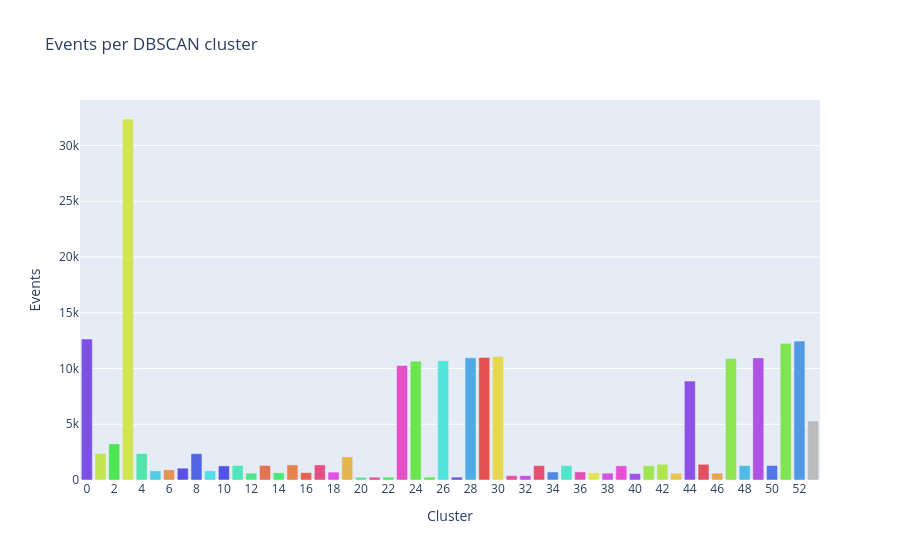

Notebook source saved alongside this figure:
### Code cell
freqs_plot = kairo.plot_dbscan_frequencies(state_freqs, color_mapping)
freqs_plot.show()

### Figure 1 — Plotly figure (JSON) as saved in the notebook; plotly's stock layout.template omitted (floating-point values rounded to 4 significant figures)
{"data": [{"hovertemplate": "color=0<br>Cluster=%{x}<br>Events=%{y}<extra></extra>", "legendgroup": "0", "marker": {"color": "#7d50e5", "pattern": {"shape": ""}}, "name": "0", "orientation": "v", "showlegend": true, "textposition": "auto", "type": "bar", "x": ["0"], "xaxis": "x", "y": [12638], "yaxis": "y"}, {"hovertemplate": "color=1<br>Cluster=%{x}<br>Events=%{y}<extra></extra>", "legendgroup": "1", "marker": {"color": "#c0e550", "pattern": {"shape": ""}}, "name": "1", "orientation": "v", "showlegend": true, "textposition": "auto", "type": "bar", "x": ["1"], "xaxis": "x", "y": [2379], "yaxis": "y"}, {"hovertemplate": "color=2<br>Cluster=%{x}<br>Events=%{y}<extra></extra>", "legendgroup": "2", "marker": {"color": "#50e555", "pattern": {"shape": ""}}, "name": "2", "orientation": "v", "showlegend": true, "textposition": "auto", "type": "bar", "x": ["2"], "xaxis": "x", "y": [3235], "yaxis": "y"}, {"hovertemplate": "color=3<br>Cluster=%{x}<br>Events=%{y}<extra></extra>", "legendgroup": "3", "marker": {"color": "#d1e550", "pattern": {"shape": ""}}, "name": "3", "orientation": "v", "showlegend": true, "textposition": "auto", "type": "bar", "x": ["3"], "xaxis": "x", "y": [32377], "yaxis": "y"}, {"hovertemplate": "color=4<br>Cluster=%{x}<br>Events=%{y}<extra></extra>", "legendgroup": "4", "marker": {"color": "#50e5aa", "pattern": {"shape": ""}}, "name": "4", "orientation": "v", "showlegend": true, "textposition": "auto", "type": "bar", "x": ["4"], "xaxis": "x", "y": [2376], "yaxis": "y"}, {"hovertemplate": "color=5<br>Cluster=%{x}<br>Events=%{y}<extra></extra>", "legendgroup": "5", "marker": {"color": "#50cce5", "pattern": {"shape": ""}}, "name": "5", "orientation": "v", "showlegend": true, "textposition": "auto", "type": "bar", "x": ["5"], "xaxis": "x", "y": [824], "yaxis": "y"}, {"hovertemplate": "color=6<br>Cluster=%{x}<br>Events=%{y}<extra></extra>", "legendgroup": "6", "marker": {"color": "#e59350", "pattern": {"shape": ""}}, "name": "6", "orientation": "v", "showlegend": true, "textposition": "auto", "type": "bar", "x": ["6"], "xaxis": "x", "y": [912], "yaxis": "y"}, {"hovertemplate": "color=7<br>Cluster=%{x}<br>Events=%{y}<extra></extra>", "legendgroup": "7", "marker": {"color": "#5b50e5", "pattern": {"shape": ""}}, "name": "7", "orientation": "v", "showlegend": true, "textposition": "auto", "type": "bar", "x": ["7"], "xaxis": "x", "y": [1066], "yaxis": "y"}, {"hovertemplate": "color=8<br>Cluster=%{x}<br>Events=%{y}<extra></extra>", "legendgroup": "8", "marker": {"color": "#5066e5", "pattern": {"shape": ""}}, "name": "8", "orientation": "v", "showlegend": true, "textposition": "auto", "type": "bar", "x": ["8"], "xaxis": "x", "y": [2360], "yaxis": "y"}, {"hovertemplate": "color=9<br>Cluster=%{x}<br>Events=%{y}<extra></extra>", "legendgroup": "9", "marker": {"color": "#50dde5", "pattern": {"shape": ""}}, "name": "9", "orientation": "v", "showlegend": true, "textposition": "auto", "type": "bar", "x": ["9"], "xaxis": "x", "y": [820], "yaxis": "y"}, {"hovertemplate": "color=10<br>Cluster=%{x}<br>Events=%{y}<extra></extra>", "legendgroup": "10", "marker": {"color": "#5055e5", "pattern": {"shape": ""}}, "name": "10", "orientation": "v", "showlegend": true, "textposition": "auto", "type": "bar", "x": ["10"], "xaxis": "x", "y": [1264], "yaxis": "y"}, {"hovertemplate": "color=11<br>Cluster=%{x}<br>Events=%{y}<extra></extra>", "legendgroup": "11", "marker": {"color": "#50e5bb", "pattern": {"shape": ""}}, "name": "11", "orientation": "v", "showlegend": true, "textposition": "auto", "type": "bar", "x": ["11"], "xaxis": "x", "y": [1303], "yaxis": "y"}, {"hovertemplate": "color=12<br>Cluster=%{x}<br>Events=%{y}<extra></extra>", "legendgroup": "12", "marker": {"color": "#50e588", "pattern": {"shape": ""}}, "name": "12", "orientation": "v", "showlegend": true, "textposition": "auto", "type": "bar", "x": ["12"], "xaxis": "x", "y": [614], "yaxis": "y"}, {"hovertemplate": "color=13<br>Cluster=%{x}<br>Events=%{y}<extra></extra>", "legendgroup": "13", "marker": {"color": "#e57250", "pattern": {"shape": ""}}, "name": "13", "orientation": "v", "showlegend": true, "textposition": "auto", "type": "bar", "x": ["13"], "xaxis": "x", "y": [1304], "yaxis": "y"}, {"hovertemplate": "color=14<br>Cluster=%{x}<br>Events=%{y}<extra></extra>", "legendgroup": "14", "marker": {"color": "#50e577", "pattern": {"shape": ""}}, "name": "14", "orientation": "v", "showlegend": true, "textposition": "auto", "type": "bar", "x": ["14"], "xaxis": "x", "y": [652], "yaxis": "y"}, {"hovertemplate": "color=15<br>Cluster=%{x}<br>Events=%{y}<extra></extra>", "legendgroup": "15", "marker": {"color": "#e58250", "pattern": {"shape": ""}}, "name": "15", "orientation": "v", "showlegend": true, "textposition": "auto", "type": "bar", "x": ["15"], "xaxis": "x", "y": [1350], "yaxis": "y"}, {"hovertemplate": "color=16<br>Cluster=%{x}<br>Events=%{y}<extra></extra>", "legendgroup": "16", "marker": {"color": "#e56150", "pattern": {"shape": ""}}, "name": "16", "orientation": "v", "showlegend": true, "textposition": "auto", "type": "bar", "x": ["16"], "xaxis": "x", "y": [660], "yaxis": "y"}, {"hovertemplate": "color=17<br>Cluster=%{x}<br>Events=%{y}<extra></extra>", "legendgroup": "17", "marker": {"color": "#e55082", "pattern": {"shape": ""}}, "name": "17", "orientation": "v", "showlegend": true, "textposition": "auto", "type": "bar", "x": ["17"], "xaxis": "x", "y": [1353], "yaxis": "y"}, {"hovertemplate": "color=18<br>Cluster=%{x}<br>Events=%{y}<extra></extra>", "legendgroup": "18", "marker": {"color": "#e250e5", "pattern": {"shape": ""}}, "name": "18", "orientation": "v", "showlegend": true, "textposition": "auto", "type": "bar", "x": ["18"], "xaxis": "x", "y": [710], "yaxis": "y"}, {"hovertemplate": "color=19<br>Cluster=%{x}<br>Events=%{y}<extra></extra>", "legendgroup": "19", "marker": {"color": "#e5b550", "pattern": {"shape": ""}}, "name": "19", "orientation": "v", "showlegend": true, "textposition": "auto", "type": "bar", "x": ["19"], "xaxis": "x", "y": [2074], "yaxis": "y"}, {"hovertemplate": "color=20<br>Cluster=%{x}<br>Events=%{y}<extra></extra>", "legendgroup": "20", "marker": {"color": "#50e599", "pattern": {"shape": ""}}, "name": "20", "orientation": "v", "showlegend": true, "textposition": "auto", "type": "bar", "x": ["20"], "xaxis": "x", "y": [242], "yaxis": "y"}, {"hovertemplate": "color=21<br>Cluster=%{x}<br>Events=%{y}<extra></extra>", "legendgroup": "21", "marker": {"color": "#e55093", "pattern": {"shape": ""}}, "name": "21", "orientation": "v", "showlegend": true, "textposition": "auto", "type": "bar", "x": ["21"], "xaxis": "x", "y": [250], "yaxis": "y"}, {"hovertemplate": "color=22<br>Cluster=%{x}<br>Events=%{y}<extra></extra>", "legendgroup": "22", "marker": {"color": "#50e566", "pattern": {"shape": ""}}, "name": "22", "orientation": "v", "showlegend": true, "textposition": "auto", "type": "bar", "x": ["22"], "xaxis": "x", "y": [253], "yaxis": "y"}, {"hovertemplate": "color=23<br>Cluster=%{x}<br>Events=%{y}<extra></extra>", "legendgroup": "23", "marker": {"color": "#e550c6", "pattern": {"shape": ""}}, "name": "23", "orientation": "v", "showlegend": true, "textposition": "auto", "type": "bar", "x": ["23"], "xaxis": "x", "y": [10269], "yaxis": "y"}, {"hovertemplate": "color=24<br>Cluster=%{x}<br>Events=%{y}<extra></extra>", "legendgroup": "24", "marker": {"color": "#6ce550", "pattern": {"shape": ""}}, "name": "24", "orientation": "v", "showlegend": true, "textposition": "auto", "type": "bar", "x": ["24"], "xaxis": "x", "y": [10657], "yaxis": "y"}, {"hovertemplate": "color=25<br>Cluster=%{x}<br>Events=%{y}<extra></extra>", "legendgroup": "25", "marker": {"color": "#5be550", "pattern": {"shape": ""}}, "name": "25", "orientation": "v", "showlegend": true, "textposition": "auto", "type": "bar", "x": ["25"], "xaxis": "x", "y": [254], "yaxis": "y"}, {"hovertemplate": "color=26<br>Cluster=%{x}<br>Events=%{y}<extra></extra>", "legendgroup": "26", "marker": {"color": "#50e5dd", "pattern": {"shape": ""}}, "name": "26", "orientation": "v", "showlegend": true, "textposition": "auto", "type": "bar", "x": ["26"], "xaxis": "x", "y": [10686], "yaxis": "y"}, {"hovertemplate": "color=27<br>Cluster=%{x}<br>Events=%{y}<extra></extra>", "legendgroup": "27", "marker": {"color": "#6c50e5", "pattern": {"shape": ""}}, "name": "27", "orientation": "v", "showlegend": true, "textposition": "auto", "type": "bar", "x": ["27"], "xaxis": "x", "y": [256], "yaxis": "y"}, {"hovertemplate": "color=28<br>Cluster=%{x}<br>Events=%{y}<extra></extra>", "legendgroup": "28", "marker": {"color": "#50aae5", "pattern": {"shape": ""}}, "name": "28", "orientation": "v", "showlegend": true, "textposition": "auto", "type": "bar", "x": ["28"], "xaxis": "x", "y": [10955], "yaxis": "y"}, {"hovertemplate": "color=29<br>Cluster=%{x}<br>Events=%{y}<extra></extra>", "legendgroup": "29", "marker": {"color": "#e55050", "pattern": {"shape": ""}}, "name": "29", "orientation": "v", "showlegend": true, "textposition": "auto", "type": "bar", "x": ["29"], "xaxis": "x", "y": [10993], "yaxis": "y"}, {"hovertemplate": "color=30<br>Cluster=%{x}<br>Events=%{y}<extra></extra>", "legendgroup": "30", "marker": {"color": "#e5d750", "pattern": {"shape": ""}}, "name": "30", "orientation": "v", "showlegend": true, "textposition": "auto", "type": "bar", "x": ["30"], "xaxis": "x", "y": [11074], "yaxis": "y"}, {"hovertemplate": "color=31<br>Cluster=%{x}<br>Events=%{y}<extra></extra>", "legendgroup": "31", "marker": {"color": "#e550a4", "pattern": {"shape": ""}}, "name": "31", "orientation": "v", "showlegend": true, "textposition": "auto", "type": "bar", "x": ["31"], "xaxis": "x", "y": [388], "yaxis": "y"}, {"hovertemplate": "color=32<br>Cluster=%{x}<br>Events=%{y}<extra></extra>", "legendgroup": "32", "marker": {"color": "#c050e5", "pattern": {"shape": ""}}, "name": "32", "orientation": "v", "showlegend": true, "textposition": "auto", "type": "bar", "x": ["32"], "xaxis": "x", "y": [388], "yaxis": "y"}, {"hovertemplate": "color=33<br>Cluster=%{x}<br>Events=%{y}<extra></extra>", "legendgroup": "33", "marker": {"color": "#e55072", "pattern": {"shape": ""}}, "name": "33", "orientation": "v", "showlegend": true, "textposition": "auto", "type": "bar", "x": ["33"], "xaxis": "x", "y": [1294], "yaxis": "y"}, {"hovertemplate": "color=34<br>Cluster=%{x}<br>Events=%{y}<extra></extra>", "legendgroup": "34", "marker": {"color": "#5088e5", "pattern": {"shape": ""}}, "name": "34", "orientation": "v", "showlegend": true, "textposition": "auto", "type": "bar", "x": ["34"], "xaxis": "x", "y": [722], "yaxis": "y"}, {"hovertemplate": "color=35<br>Cluster=%{x}<br>Events=%{y}<extra></extra>", "legendgroup": "35", "marker": {"color": "#50e5cc", "pattern": {"shape": ""}}, "name": "35", "orientation": "v", "showlegend": true, "textposition": "auto", "type": "bar", "x": ["35"], "xaxis": "x", "y": [1294], "yaxis": "y"}, {"hovertemplate": "color=36<br>Cluster=%{x}<br>Events=%{y}<extra></extra>", "legendgroup": "36", "marker": {"color": "#e550b5", "pattern": {"shape": ""}}, "name": "36", "orientation": "v", "showlegend": true, "textposition": "auto", "type": "bar", "x": ["36"], "xaxis": "x", "y": [730], "yaxis": "y"}, {"hovertemplate": "color=37<br>Cluster=%{x}<br>Events=%{y}<extra></extra>", "legendgroup": "37", "marker": {"color": "#e2e550", "pattern": {"shape": ""}}, "name": "37", "orientation": "v", "showlegend": true, "textposition": "auto", "type": "bar", "x": ["37"], "xaxis": "x", "y": [649], "yaxis": "y"}, {"hovertemplate": "color=38<br>Cluster=%{x}<br>Events=%{y}<extra></extra>", "legendgroup": "38", "marker": {"color": "#d150e5", "pattern": {"shape": ""}}, "name": "38", "orientation": "v", "showlegend": true, "textposition": "auto", "type": "bar", "x": ["38"], "xaxis": "x", "y": [610], "yaxis": "y"}, {"hovertemplate": "color=39<br>Cluster=%{x}<br>Events=%{y}<extra></extra>", "legendgroup": "39", "marker": {"color": "#e550d7", "pattern": {"shape": ""}}, "name": "39", "orientation": "v", "showlegend": true, "textposition": "auto", "type": "bar", "x": ["39"], "xaxis": "x", "y": [1272], "yaxis": "y"}, {"hovertemplate": "color=40<br>Cluster=%{x}<br>Events=%{y}<extra></extra>", "legendgroup": "40", "marker": {"color": "#9f50e5", "pattern": {"shape": ""}}, "name": "40", "orientation": "v", "showlegend": true, "textposition": "auto", "type": "bar", "x": ["40"], "xaxis": "x", "y": [578], "yaxis": "y"}, {"hovertemplate": "color=41<br>Cluster=%{x}<br>Events=%{y}<extra></extra>", "legendgroup": "41", "marker": {"color": "#9fe550", "pattern": {"shape": ""}}, "name": "41", "orientation": "v", "showlegend": true, "textposition": "auto", "type": "bar", "x": ["41"], "xaxis": "x", "y": [1290], "yaxis": "y"}, {"hovertemplate": "color=42<br>Cluster=%{x}<br>Events=%{y}<extra></extra>", "legendgroup": "42", "marker": {"color": "#b0e550", "pattern": {"shape": ""}}, "name": "42", "orientation": "v", "showlegend": true, "textposition": "auto", "type": "bar", "x": ["42"], "xaxis": "x", "y": [1410], "yaxis": "y"}, {"hovertemplate": "color=43<br>Cluster=%{x}<br>Events=%{y}<extra></extra>", "legendgroup": "43", "marker": {"color": "#e5c650", "pattern": {"shape": ""}}, "name": "43", "orientation": "v", "showlegend": true, "textposition": "auto", "type": "bar", "x": ["43"], "xaxis": "x", "y": [604], "yaxis": "y"}, {"hovertemplate": "color=44<br>Cluster=%{x}<br>Events=%{y}<extra></extra>", "legendgroup": "44", "marker": {"color": "#8e50e5", "pattern": {"shape": ""}}, "name": "44", "orientation": "v", "showlegend": true, "textposition": "auto", "type": "bar", "x": ["44"], "xaxis": "x", "y": [8871], "yaxis": "y"}, {"hovertemplate": "color=45<br>Cluster=%{x}<br>Events=%{y}<extra></extra>", "legendgroup": "45", "marker": {"color": "#e55061", "pattern": {"shape": ""}}, "name": "45", "orientation": "v", "showlegend": true, "textposition": "auto", "type": "bar", "x": ["45"], "xaxis": "x", "y": [1410], "yaxis": "y"}, {"hovertemplate": "color=46<br>Cluster=%{x}<br>Events=%{y}<extra></extra>", "legendgroup": "46", "marker": {"color": "#e5a450", "pattern": {"shape": ""}}, "name": "46", "orientation": "v", "showlegend": true, "textposition": "auto", "type": "bar", "x": ["46"], "xaxis": "x", "y": [611], "yaxis": "y"}, {"hovertemplate": "color=47<br>Cluster=%{x}<br>Events=%{y}<extra></extra>", "legendgroup": "47", "marker": {"color": "#8ee550", "pattern": {"shape": ""}}, "name": "47", "orientation": "v", "showlegend": true, "textposition": "auto", "type": "bar", "x": ["47"], "xaxis": "x", "y": [10893], "yaxis": "y"}, {"hovertemplate": "color=48<br>Cluster=%{x}<br>Events=%{y}<extra></extra>", "legendgroup": "48", "marker": {"color": "#50bbe5", "pattern": {"shape": ""}}, "name": "48", "orientation": "v", "showlegend": true, "textposition": "auto", "type": "bar", "x": ["48"], "xaxis": "x", "y": [1295], "yaxis": "y"}, {"hovertemplate": "color=49<br>Cluster=%{x}<br>Events=%{y}<extra></extra>", "legendgroup": "49", "marker": {"color": "#b050e5", "pattern": {"shape": ""}}, "name": "49", "orientation": "v", "showlegend": true, "textposition": "auto", "type": "bar", "x": ["49"], "xaxis": "x", "y": [10951], "yaxis": "y"}, {"hovertemplate": "color=50<br>Cluster=%{x}<br>Events=%{y}<extra></extra>", "legendgroup": "50", "marker": {"color": "#5077e5", "pattern": {"shape": ""}}, "name": "50", "orientation": "v", "showlegend": true, "textposition": "auto", "type": "bar", "x": ["50"], "xaxis": "x", "y": [1298], "yaxis": "y"}, {"hovertemplate": "color=51<br>Cluster=%{x}<br>Events=%{y}<extra></extra>", "legendgroup": "51", "marker": {"color": "#7de550", "pattern": {"shape": ""}}, "name": "51", "orientation": "v", "showlegend": true, "textposition": "auto", "type": "bar", "x": ["51"], "xaxis": "x", "y": [12257], "yaxis": "y"}, {"hovertemplate": "color=52<br>Cluster=%{x}<br>Events=%{y}<extra></extra>", "legendgroup": "52", "marker": {"color": "#5099e5", "pattern": {"shape": ""}}, "name": "52", "orientation": "v", "showlegend": true, "textposition": "auto", "type": "bar", "x": ["52"], "xaxis": "x", "y": [12457], "yaxis": "y"}, {"hovertemplate": "color=noise<br>Cluster=%{x}<br>Events=%{y}<extra></extra>", "legendgroup": "noise", "marker": {"color": "#bbbbbb", "pattern": {"shape": ""}}, "name": "noise", "orientation": "v", "showlegend": true, "textposition": "auto", "type": "bar", "x": ["noise"], "xaxis": "x", "y": [5289], "yaxis": "y"}], "layout": {"barmode": "relative", "legend": {"title": {"text": "color"}, "tracegroupgap": 0}, "showlegend": false, "title": {"text": "Events per DBSCAN cluster"}, "xaxis": {"anchor": "y", "domain": [0, 1], "title": {"text": "Cluster"}}, "yaxis": {"anchor": "x", "domain": [0, 1], "title": {"text": "Events"}}}}
